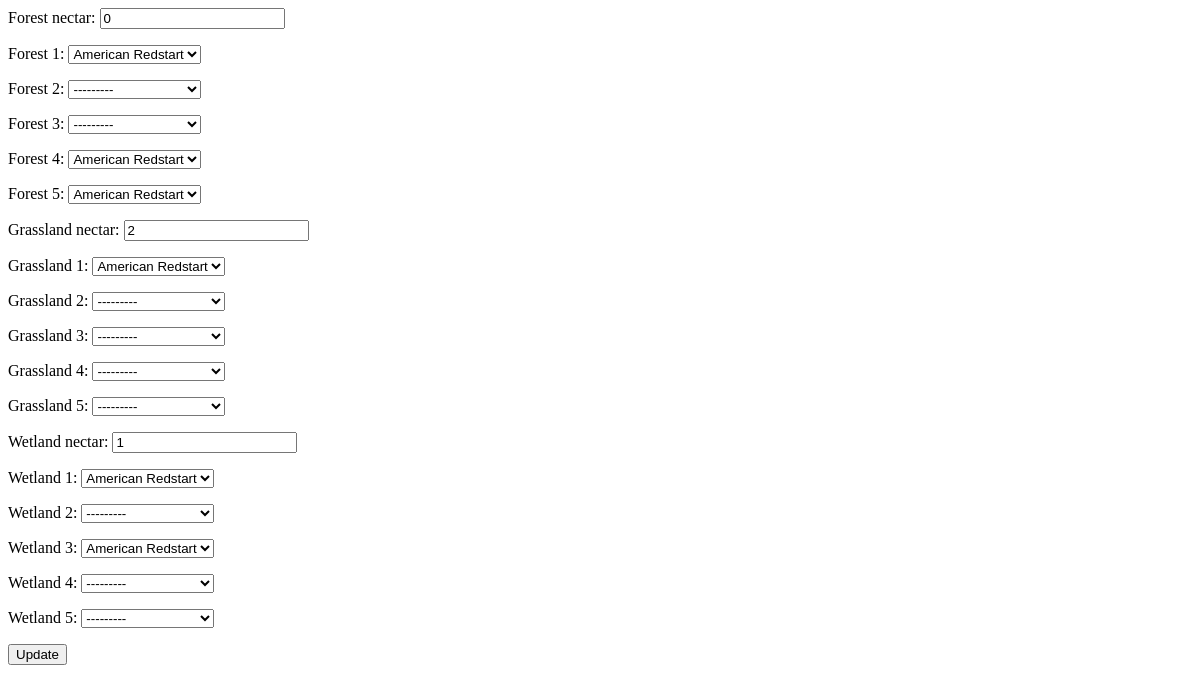
The app's page /aviary/board/1/add/, older data.
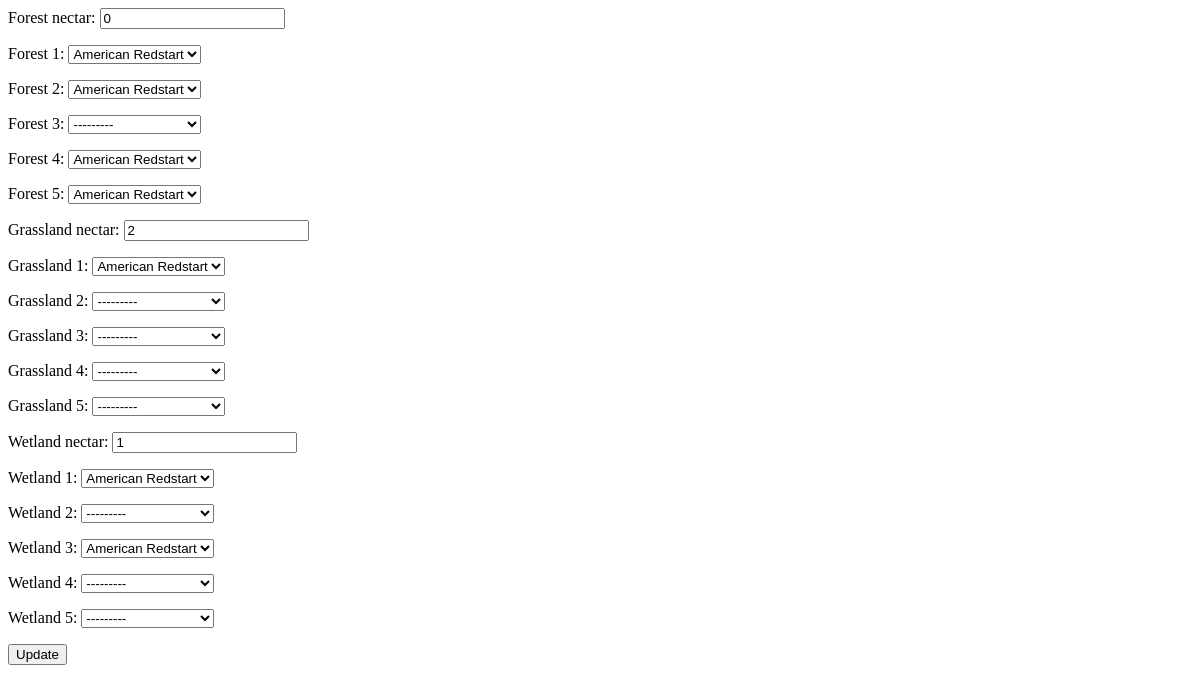
The same page, newer data.
### aviary/models.py (models this page shows)
class Board(models.Model):
    forest_nectar = models.PositiveIntegerField(default=0)
    forest_1 = models.ForeignKey(BirdCard, related_name="Forest1", on_delete=models.SET_NULL, null=True, blank=True)
    forest_2 = models.ForeignKey(BirdCard, related_name="Forest2", on_delete=models.SET_NULL, null=True, blank=True)
    forest_3 = models.ForeignKey(BirdCard, related_name="Forest3", on_delete=models.SET_NULL, null=True, blank=True)
    forest_4 = models.ForeignKey(BirdCard, related_name="Forest4", on_delete=models.SET_NULL, null=True, blank=True)
    forest_5 = models.ForeignKey(BirdCard, related_name="Forest5", on_delete=models.SET_NULL, null=True, blank=True)
    grassland_nectar = models.PositiveIntegerField(default=0)
    grassland_1 = models.ForeignKey(BirdCard, related_name="Grassland1", on_delete=models.SET_NULL, null=True, blank=True)
    grassland_2 = models.ForeignKey(BirdCard, related_name="Grassland2", on_delete=models.SET_NULL, null=True, blank=True)
    grassland_3 = models.ForeignKey(BirdCard, related_name="Grassland3", on_delete=models.SET_NULL, null=True, blank=True)
    grassland_4 = models.ForeignKey(BirdCard, related_name="Grassland4", on_delete=models.SET_NULL, null=True, blank=True)
    grassland_5 = models.ForeignKey(BirdCard, related_name="Grassland5", on_delete=models.SET_NULL, null=True, blank=True)
    wetland_nectar = models.PositiveIntegerField(default=0)
    wetland_1 = models.ForeignKey(BirdCard, related_name="Wetland1", on_delete=models.SET_NULL, null=True, blank=True)
    wetland_2 = models.ForeignKey(BirdCard, related_name="Wetland2", on_delete=models.SET_NULL, null=True, blank=True)
    wetland_3 = models.ForeignKey(BirdCard, related_name="Wetland3", on_delete=models.SET_NULL, null=True, blank=True)
    wetland_4 = models.ForeignKey(BirdCard, related_name="Wetland4", on_delete=models.SET_NULL, null=True, blank=True)
    wetland_5 = models.ForeignKey(BirdCard, related_name="Wetland5", on_delete=models.SET_NULL, null=True, blank=True)

### aviary/views.py (the view, shortened to what this page needs)
# urls.py: path('board/<pk>/add/', views.BirdAddView.as_view(), name='bird_add'),
class BirdAddView(UpdateView):
    model = Board
    form_class = BirdAddModelForm
    template_name = "aviary/bird_add.html"

### aviary/views.py
class BirdAddModelForm(forms.ModelForm):
    def __init__(self, *args, **kwargs):
        super(BirdAddModelForm, self).__init__(*args, **kwargs)
        field_name = kwargs.pop('board_slot', None)
        if field_name:
            for field in self.fields.copy():
                if field != field_name:
                    del self.fields[field]
    class Meta:
        model = Board
        exclude = ()

### aviary/models.py (called while the page is built)
    def __str__(self):
        return self.name

### aviary/templates/aviary/bird_add.html
{% load static %}
<link rel="stylesheet" href="{% static 'aviary/css/bird_add.css' %}">
<form method="post">{% csrf_token %}
    {{ form.as_p }}
    <input type="submit" value="Update">
</form>

Row changes from the older to the newer data that the page shows:
changed Board "American Redstart": forest_2 "---------" → "American Redstart"
